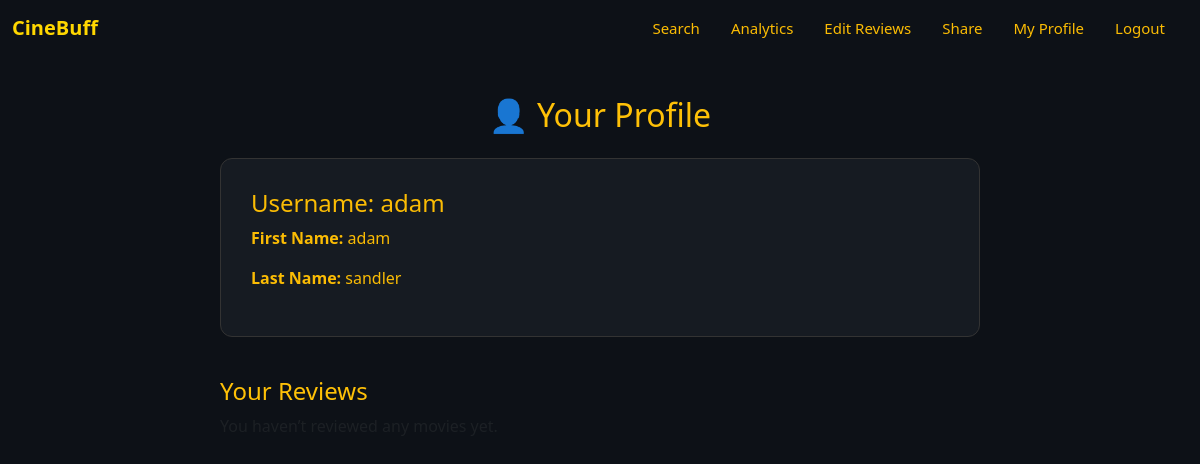
/users/profile (signed in), run on an earlier commit of the app's database.
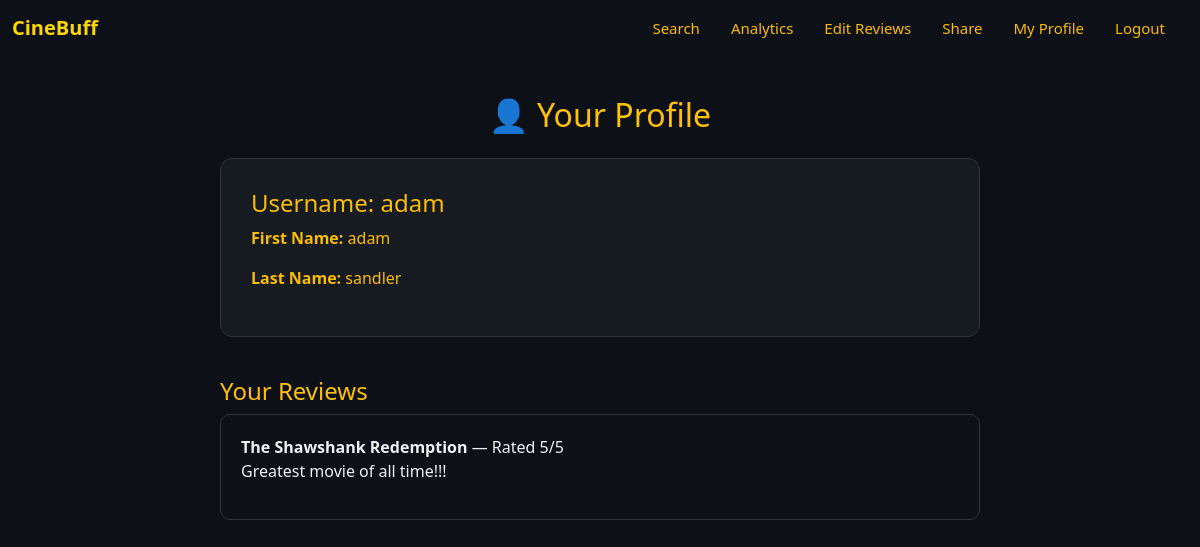
And on a later commit of the database.
### app/models.py (models this page shows, shortened)
class Review(db.Model):
    __tablename__ = 'review'
    id = db.Column(db.Integer, primary_key=True, autoincrement=True)
    movie_id = db.Column(db.String, db.ForeignKey('movie.tconst'), nullable=False)
    username = db.Column(db.String, db.ForeignKey('member.username'), nullable=False)
    rating = db.Column(db.Integer, nullable=False)
    content = db.Column(db.Text, nullable=True)
    movie = db.relationship('Movie')

class Movie(db.Model):
    __tablename__ = 'movie'
    tconst = db.Column(db.Text, primary_key=True)
    primaryTitle = db.Column(db.Text)
    originalTitle = db.Column(db.Text)
    Poster_Link = db.Column(db.Text)
    startYear = db.Column(db.Integer)
    genres = db.Column(db.Text)
    Certificate = db.Column(db.Text)
    runtimeMinutes = db.Column(db.Integer)
    Director = db.Column(db.Text)
    Star1 = db.Column(db.Text)
    Star2 = db.Column(db.Text)
    Star3 = db.Column(db.Text)
    Star4 = db.Column(db.Text)
    Overview = db.Column(db.Text)
    reviews = db.relationship('Review', backref='has', lazy=True)

### app/users/routes.py (the view)
@users.route("/profile")
@login_required
def profile():
    user = Member.query.get(current_user.username)
    reviews = Review.query.filter_by(username=user.username).all()
    return render_template('profile.html', user=user, reviews=reviews)

### app/models.py (called while the page is built)
@login_manager.user_loader
def load_user(user_id):
    return Member.query.get(user_id)

    def has_role(self, role_name):
        if self.roles:
            for role in self.roles:
                if role.role == role_name:
                    return True
        return False

### app/templates/profile.html (shortened to what this page needs)
{% extends "base.html" %}
{% block content %}
<div class="profile-container">
  <h2 class="text-warning text-center mb-4">👤 Your Profile</h2>
  <div class="profile-card">
    <h4>Username: {{ user.username }}</h4>
    <p><strong>First Name:</strong> {{ user.firstName }}</p>
    <p><strong>Last Name:</strong> {{ user.lastName }}</p>
  </div>
  <h4 class="text-warning">Your Reviews</h4>
  {% if reviews %}
    {% for r in reviews %}
    <div class="profile-reviews">
      <strong>{{ r.movie.primaryTitle }}</strong> — Rated {{ r.rating }}/5
      <p>{{ r.content }}</p>
    </div>
    {% endfor %}
  {% else %}
    <p class="text-muted">You haven’t reviewed any movies yet.</p>
  {% endif %}
</div>
{% endblock %}

What changed in the data, as far as the page shows it:
added Review: movie.primaryTitle "The Shawshank Redemption", rating "5", content "Greatest movie of all time!!!"
